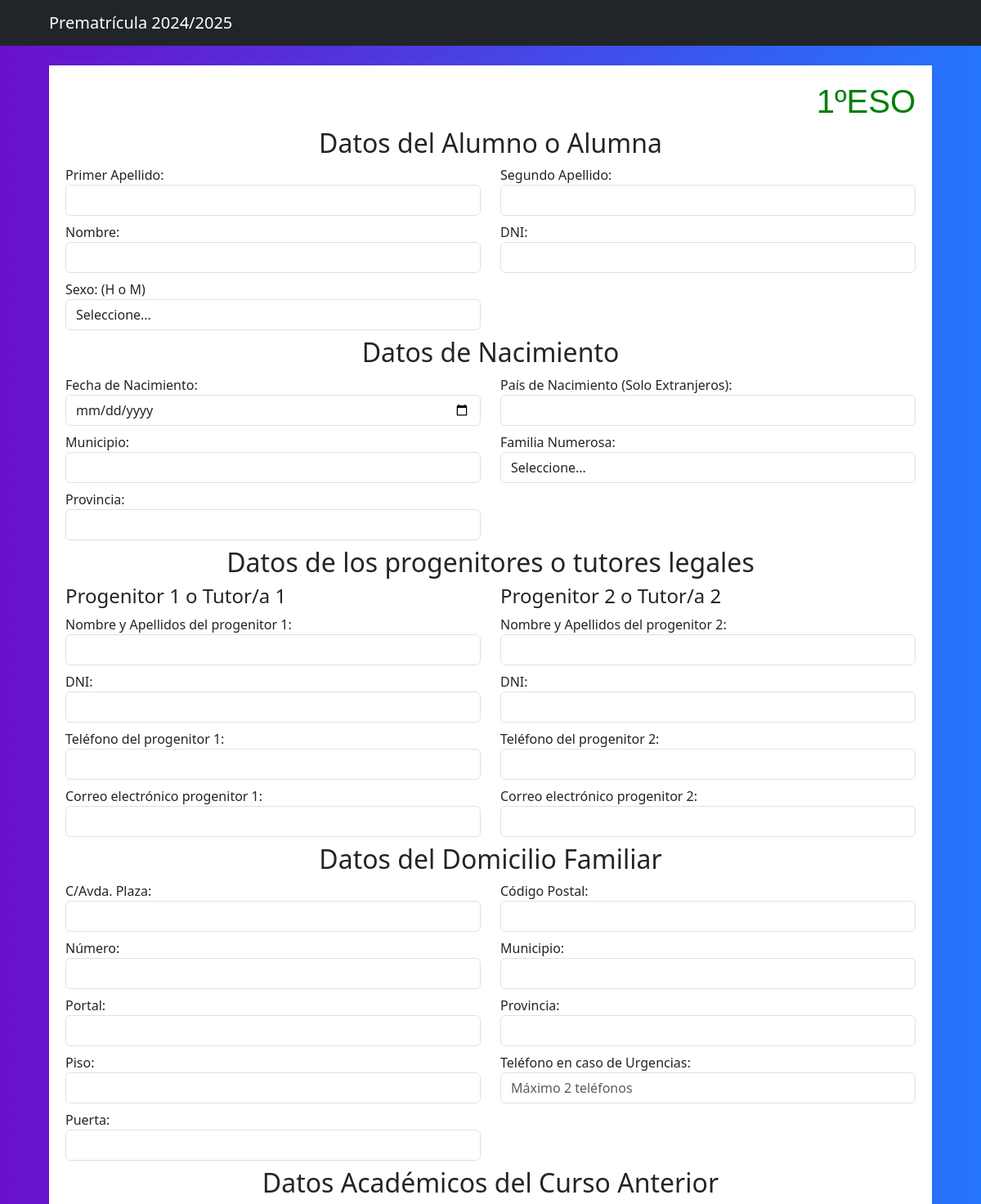
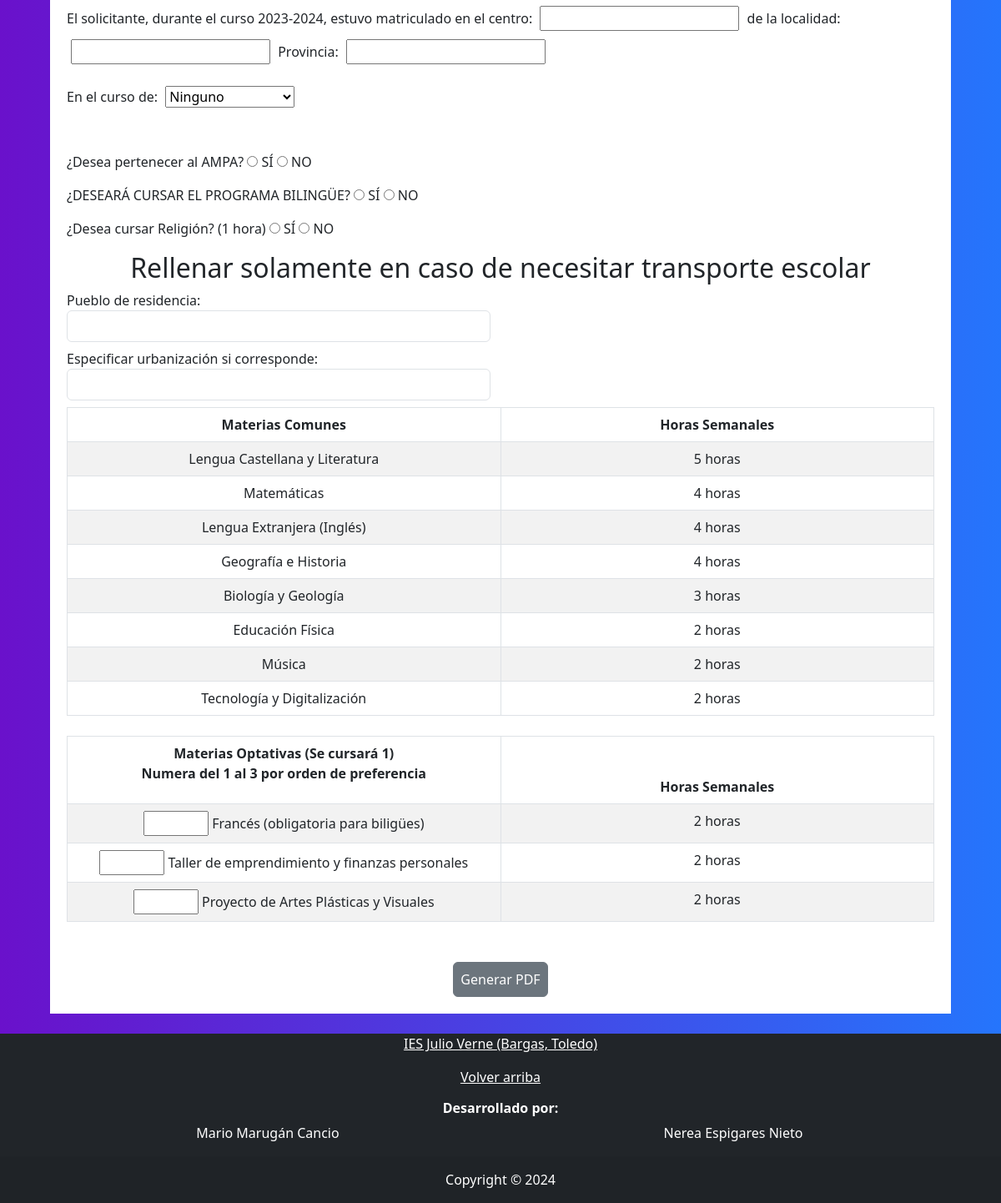
/prematricula/cursos/ESO/1ESO.php, run on the app's committed database (2 pictures, top to bottom).
### tables this page shows
CREATE TABLE Asignaturas(
	cod_asignatura INT PRIMARY KEY AUTO_INCREMENT,
    nombre VARCHAR(100) NOT NULL,
    horas INT NOT NULL,
    curso VARCHAR(30) NOT NULL,
    tipo VARCHAR(40)
);

### prematricula/cursos/ESO/1ESO.php (the view, shortened to what this page needs)
<!DOCTYPE html>
<html lang="en">
<head>
    <link rel="stylesheet" href="../../../css/bootstrap.min.css">
    <link rel="stylesheet" type="text/css" href="../../../css/app.css">
  <link rel="stylesheet" type="text/css" href="../../../css/prematriculas.css">
    <link href="https://cdn.jsdelivr.net/npm/bootstrap@5.3.0-alpha3/dist/css/bootstrap.min.css" rel="stylesheet">
    <?php
        require('../../../archivosComunes/conexion.php');
    ?>
</head>
<body>
    <?php
    include('navESO.php');
    ?>
    <div class="fondo">
        <div class="matricula mt-4">
            <h1 style="text-align: right; color: green; font-family: 'Franklin Gothic Medium', 'Arial Narrow', Arial, sans-serif;">1ºESO</h1>
            <form id="matriculas" action="../../generate_pdf.php" method="post">
                <?php
                    include('../formularioComun.php');
                ?>
                <div class="form-group mb-2">
                <p>¿DESEARÁ CURSAR EL PROGRAMA BILINGÜE?
                    <?php if($bilingue == "SI"){
                        echo '<input type="radio" id="bilingue_si" name="bilingue" value="SI" checked> SÍ ';
                        echo '<input type="radio" id="bilingue_no" name="bilingue" value="NO"> NO</p>';
                    }else if($bilingue == "NO"){
                        echo '<input type="radio" id="bilingue_si" name="bilingue" value="SI"> SÍ ';
                        echo '<input type="radio" id="bilingue_no" name="bilingue" value="NO" checked> NO</p>';
                    }else{
                        echo '<input type="radio" id="bilingue_si" name="bilingue" value="SI"> SÍ ';
                        echo '<input type="radio" id="bilingue_no" name="bilingue" value="NO"> NO</p>';
                    }
                    ?>
                                    </div>
                <div class="form-group mb-2">
                <p>¿Desea cursar Religión? (1 hora)
                <?php if($religion == "SI"){
                        echo '<input type="radio" id="religion_si" name="religion" value="SI" checked> SÍ ';
                        echo '<input type="radio" id="religion_no" name="religion" value="NO"> NO</p>';
                    }else if($religion == "NO"){
                            echo '<input type="radio" id="religion_si" name="religion" value="SI"> SÍ ';
                            echo '<input type="radio" id="religion_no" name="religion" value="NO" checked> NO</p>';
                    }else{
                        echo '<input type="radio" id="religion_si" name="religion" value="SI"> SÍ ';
                        echo '<input type="radio" id="religion_no" name="religion" value="NO"> NO</p>';
                    }
                    ?>
                </div>
                <h2 class="text-center">Rellenar solamente en caso de necesitar transporte escolar</h2>
<div class="row">
    <div class="col-md-6">
        <div class="form-group mb-2">
            <label for="pueblo_transporte">Pueblo de residencia:</label>
            <input class="form-control" type="text" id="pueblo_transporte" name="pueblo_transporte" value="<?php echo $pueblo_transporte; ?>">
        </div>
        <div class="form-group mb-2">
            <label for="urbanizacion_transporte">Especificar urbanización si corresponde:</label>
            <input class="form-control" type="text" id="urbanizacion_transporte" name="urbanizacion_transporte" value="<?php echo $urbanizacion_transporte; ?>">
        </div>
    </div>
</div>
                <div class="form-group mb-4">
                <table class="table table-bordered table-striped table-hover text-center">
                    <thead>
                        <tr>
                            <th scope="col">Materias Comunes</th>
                            <th scope="col">Horas Semanales</th>
                        </tr>
                    </thead>
                    <tbody>
                        <?php
                            $select = "SELECT cod_asignatura, nombre, horas, curso, tipo FROM Asignaturas WHERE curso LIKE '1ESO' AND tipo LIKE '%comunes'";
                            $resul = $db->query($select);
                            while ($asignatura = $resul->fetch(PDO::FETCH_ASSOC)) {
                                echo '<tr>';
                                    echo '<td id="asignaturas_comumnes'.$asignatura['cod_asignatura'].'">'.$asignatura['nombre'].'</td>';
                                    echo '<td id="horas_comumnes'.$asignatura['cod_asignatura'].'">'.$asignatura['horas'].' horas</td>';
                                echo "</tr>";
                            }
                        ?>
                    </tbody>
                </table>
                </div>
                <div class="form-group mb-5">
                <table class="table table-bordered table-striped table-hover text-center">
                    <thead>
                        <tr>
                            <th scope="col">Materias Optativas (Se cursará 1)
                                <p>Numera del 1 al 3 por orden de preferencia</p>
                            </th>
                            <th scope="col">Horas Semanales</th>
                        </tr>
                    </thead>
                    <tbody>
                        <?php
                            $select = "SELECT cod_asignatura, nombre, horas, curso, tipo FROM Asignaturas WHERE curso LIKE '1ESO' AND tipo LIKE '%optativas'";
                            $resul = $db->query($select);
                            $idClasesOptativas = 1;
                            while ($asignatura = $resul->fetch(PDO::FETCH_ASSOC)) {
                                if(count($asignaturasOptativas)>0){
                                $i=0;
                                while($i < count($asignaturasOptativas)){
                                    if($asignaturasOptativas[$i] == $asignatura['cod_asignatura']){
                                        echo '<tr>';
                                            echo '<td id="'.$idClasesOptativas++.'_optativas"> <input class="clasesOptativas" type="number" name="materias_optativas" min="1" max="3" value='.$asignaturasOptativasPreferencias[$i].'> '.$asignatura['nombre'].'</td>';
                                            echo '<td id="horas_optativas'.$asignatura['cod_asignatura'].'">'.$asignatura['horas'].' horas</td>';
                                        echo "</tr>";
                                    }
                                    $i = $i + 1;
                                }
                            }else{
                                        echo '<tr>';
                                            echo '<td id="'.$idClasesOptativas++.'_optativas"> <input class="clasesOptativas" type="number" name="materias_optativas" min="1" max="3"> '.$asignatura['nombre'].'</td>';
                                            echo '<td id="horas_optativas'.$asignatura['cod_asignatura'].'">'.$asignatura['horas'].' horas</td>';
                                        echo "</tr>";
                            }
                            }
                        ?>
                    </tbody>
                </table>
                </div>
                <div class="d-flex w-100 justify-content-center">
                <button type="button" onclick="validarDatos()" class="btn btn-secondary p-2">Generar PDF</button>
                </div>
            </form>
        </div>
    </div>
    <?php
    include('./../../footer.php');
    ?>
</body>
</html>

### data on the page
asignaturas: nombre "Lengua Castellana y Literatura", horas "5"
asignaturas: nombre "Matemáticas", horas "4"
asignaturas: nombre "Lengua Extranjera (Inglés)", horas "4"
asignaturas: nombre "Geografía e Historia", horas "4"
asignaturas: nombre "Biología y Geología", horas "3"
asignaturas: nombre "Educación Física", horas "2"
asignaturas: nombre "Música", horas "2"
asignaturas: nombre "Tecnología y Digitalización", horas "2"
asignaturas: nombre "Francés (obligatoria para biligües)", horas "2"
asignaturas: nombre "Taller de emprendimiento y finanzas personales", horas "2"
asignaturas: nombre "Proyecto de Artes Plásticas y Visuales", horas "2"
